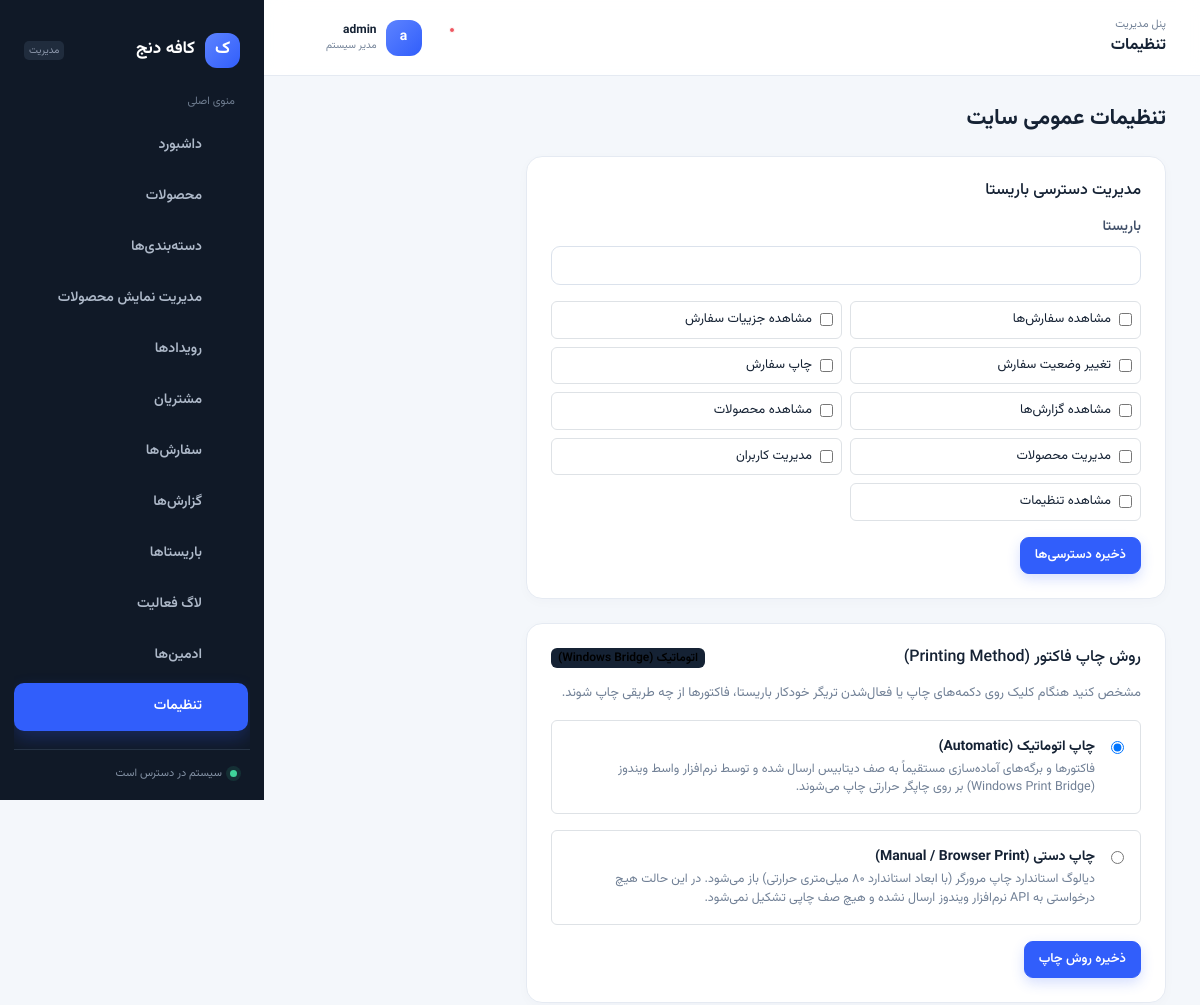
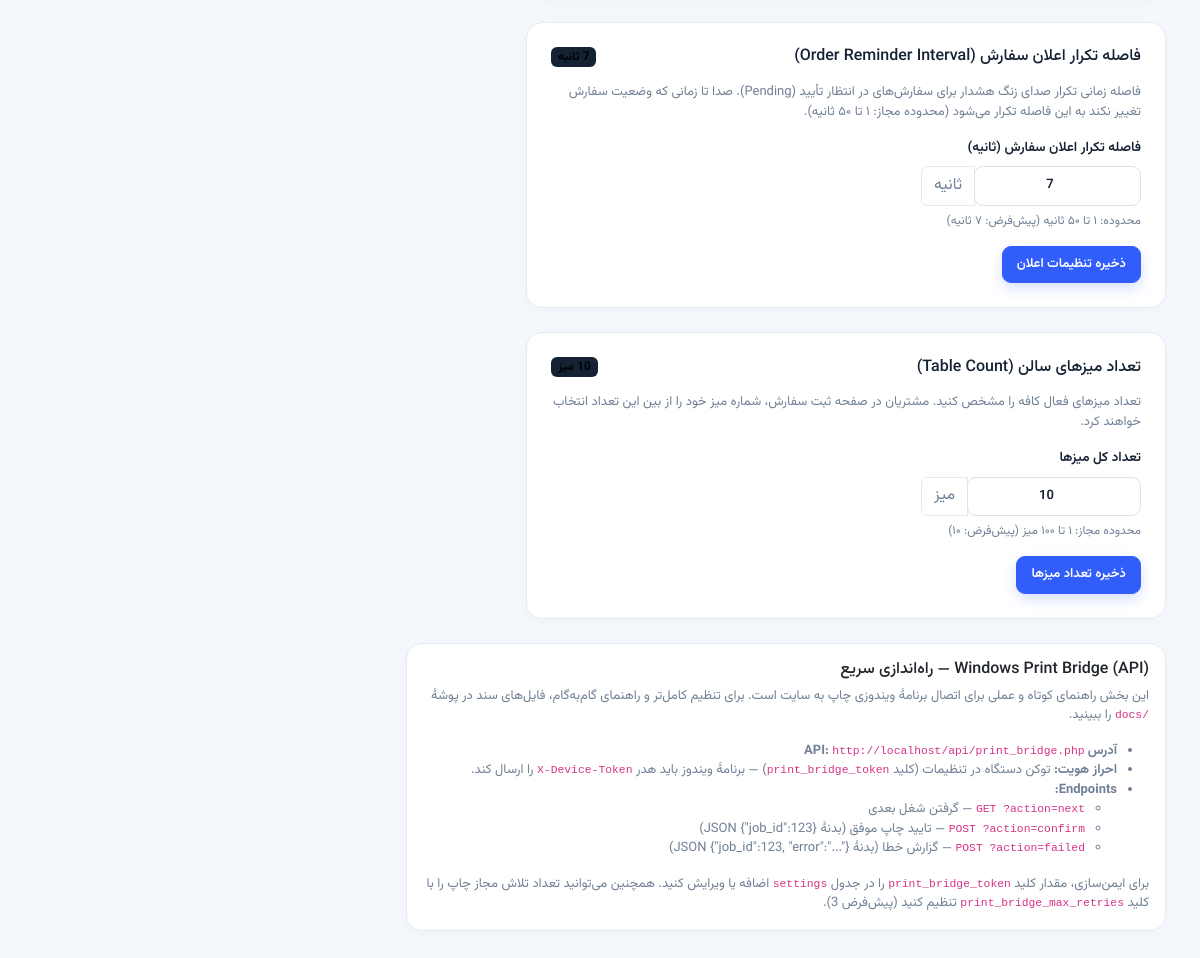
Page /admin/settings.php (signed in) on the committed database (2 pictures, top to bottom).
### tables this page shows
CREATE TABLE IF NOT EXISTS `settings` (
  `setting_key`   VARCHAR(100) NOT NULL PRIMARY KEY,
  `setting_value` VARCHAR(255) NOT NULL
);

### classes/Permission.php (called while the page is built, shortened)
<?php
class Permission
{
    public static function all(): array
    {
        return [
            ['slug' => 'orders.view', 'label' => 'مشاهده سفارش‌ها'],
            ['slug' => 'orders.view_details', 'label' => 'مشاهده جزییات سفارش'],
            ['slug' => 'orders.update_status', 'label' => 'تغییر وضعیت سفارش'],
            ['slug' => 'orders.print', 'label' => 'چاپ سفارش'],
            ['slug' => 'reports.view', 'label' => 'مشاهده گزارش‌ها'],
            ['slug' => 'products.view', 'label' => 'مشاهده محصولات'],
            ['slug' => 'products.manage', 'label' => 'مدیریت محصولات'],
            ['slug' => 'users.manage', 'label' => 'مدیریت کاربران'],
            ['slug' => 'settings.view', 'label' => 'مشاهده تنظیمات'],
        ];
    }
}

### classes/Setting.php (called while the page is built, shortened)
<?php
class Setting
{
    public static function get(string $key, ?string $default = null): ?string
    {
        $pdo = Database::getConnection();
        $stmt = $pdo->prepare('SELECT setting_value FROM settings WHERE setting_key = :key LIMIT 1');
        $stmt->execute(['key' => $key]);
        $value = $stmt->fetchColumn();
        return $value !== false ? (string) $value : $default;
    }
    public static function getInt(string $key, int $default = 0): int
    {
        $value = self::get($key);
        return (int) $value;
    }
}

### public_html/admin/settings.php (the view, shortened to what this page needs)
<?php
require_once __DIR__ . '/../../classes/Setting.php';
require_once __DIR__ . '/../../classes/Permission.php';
$selectedBaristaId = (int) ($_GET['barista_id'] ?? 0);
$selectedPermissions = $selectedBaristaId > 0 ? Permission::getBaristaPermissions($selectedBaristaId) : [];
require __DIR__ . '/../../includes/admin-header.php';
?>
<h4 class="mb-4" style="color:var(--gold-soft);">تنظیمات عمومی سایت</h4>
<div class="card p-4" style="max-width:640px;">
  <h6 class="mb-3" style="color:var(--ivory);">مدیریت دسترسی باریستا</h6>
  <form method="GET" class="mb-3">
    <label class="form-label">باریستا</label>
    <div class="d-flex gap-2 align-items-center flex-wrap">
      <select name="barista_id" class="form-select" onchange="this.form.submit()">
      </select>
    </div>
  </form>
  <form method="POST">
    <div class="row g-2">
      <?php foreach (Permission::all() as $permission): ?>
        <div class="col-12 col-md-6">
          <label class="d-flex align-items-center gap-2 p-2 rounded border" style="border-color:var(--line); background:rgba(255,255,255,0.02);">
            <input type="checkbox" name="permissions[]" value="<?= htmlspecialchars($permission['slug'], ENT_QUOTES, 'UTF-8') ?>" <?= in_array($permission['slug'], $selectedPermissions, true) ? 'checked' : '' ?>>
            <span style="font-size:13px; color:var(--ivory);"><?= htmlspecialchars($permission['label'], ENT_QUOTES, 'UTF-8') ?></span>
          </label>
        </div>
      <?php endforeach; ?>
    </div>
    <div class="mt-3"><button type="submit" class="btn btn-gold btn-sm">ذخیره دسترسی‌ها</button></div>
  </form>
</div>
<div class="card p-4 mt-4" style="max-width:640px;">
  <div class="d-flex align-items-center justify-content-between mb-3">
    <h6 class="mb-0" style="color:var(--ivory);">روش چاپ فاکتور (Printing Method)</h6>
    <?php $currentPrintingMethod = Setting::get('printing_method', 'automatic'); ?>
    <span class="badge" style="background:<?= $currentPrintingMethod === 'automatic' ? 'var(--gold-soft)' : 'var(--blue)' ?>; color:#000; font-size:12px;">
      <?= $currentPrintingMethod === 'automatic' ? 'اتوماتیک (Windows Bridge)' : 'دستی (Browser Print)' ?>
    </span>
  </div>
  <p style="color:var(--muted); font-size:13px; margin-bottom:16px;">
    مشخص کنید هنگام کلیک روی دکمه‌های چاپ یا فعال‌شدن تریگر خودکار باریستا، فاکتورها از چه طریقی چاپ شوند.
  </p>
  <form method="POST">
    <div class="d-flex flex-column gap-3 mb-3">
      <label class="d-flex align-items-start gap-3 p-3 rounded border" style="border-color:<?= $currentPrintingMethod === 'automatic' ? 'var(--gold-soft)' : 'var(--line)' ?>; background:rgba(255,255,255,0.02); cursor:pointer;">
        <input type="radio" name="printing_method" value="automatic" class="mt-1" <?= $currentPrintingMethod === 'automatic' ? 'checked' : '' ?>>
        <div>
          <strong style="color:var(--ivory); font-size:14px; display:block;">چاپ اتوماتیک (Automatic)</strong>
          <div style="font-size:12.5px; color:var(--muted); margin-top:2px;">
            فاکتورها و برگه‌های آماده‌سازی مستقیماً به صف دیتابیس ارسال شده و توسط نرم‌افزار واسط ویندوز (Windows Print Bridge) بر روی چاپگر حرارتی چاپ می‌شوند.
          </div>
        </div>
      </label>
      <label class="d-flex align-items-start gap-3 p-3 rounded border" style="border-color:<?= $currentPrintingMethod === 'manual' ? 'var(--gold-soft)' : 'var(--line)' ?>; background:rgba(255,255,255,0.02); cursor:pointer;">
        <input type="radio" name="printing_method" value="manual" class="mt-1" <?= $currentPrintingMethod === 'manual' ? 'checked' : '' ?>>
        <div>
          <strong style="color:var(--ivory); font-size:14px; display:block;">چاپ دستی (Manual / Browser Print)</strong>
          <div style="font-size:12.5px; color:var(--muted); margin-top:2px;">
            دیالوگ استاندارد چاپ مرورگر (با ابعاد استاندارد ۸۰ میلی‌متری حرارتی) باز می‌شود. در این حالت هیچ درخواستی به API نرم‌افزار ویندوز ارسال نشده و هیچ صف چاپی تشکیل نمی‌شود.
          </div>
        </div>
      </label>
    </div>
    <button type="submit" class="btn btn-gold btn-sm">ذخیره روش چاپ</button>
  </form>
</div>
<div class="card p-4 mt-4" style="max-width:640px;">
  <div class="d-flex align-items-center justify-content-between mb-3">
    <h6 class="mb-0" style="color:var(--ivory);">فاصله تکرار اعلان سفارش (Order Reminder Interval)</h6>
    <?php
      $currentInterval = Setting::getInt('order_reminder_interval', 7);
    ?>
    <span class="badge" style="background:var(--gold-soft); color:#000; font-size:12px;">
      <?= (int) $currentInterval ?> ثانیه
    </span>
  </div>
  <p style="color:var(--muted); font-size:13px; margin-bottom:16px;">
    فاصله زمانی تکرار صدای زنگ هشدار برای سفارش‌های در انتظار تأیید (Pending). صدا تا زمانی که وضعیت سفارش تغییر نکند به این فاصله تکرار می‌شود (محدوده مجاز: ۱ تا ۵۰ ثانیه).
  </p>
  <form method="POST">
    <div class="mb-3">
      <label class="form-label" for="order_reminder_interval" style="color:var(--ivory); font-size:13.5px;">
        فاصله تکرار اعلان سفارش (ثانیه)
      </label>
      <div class="input-group" style="max-width:220px;">
        <input type="number"
               id="order_reminder_interval"
               name="order_reminder_interval"
               class="form-control"
               value="<?= (int) $currentInterval ?>"
               min="1"
               max="50"
               step="1"
               required
               style="background:rgba(255,255,255,0.04); color:var(--ivory); border-color:var(--line); text-align:center; font-weight:600;">
        <span class="input-group-text" style="background:rgba(255,255,255,0.06); color:var(--muted); border-color:var(--line);">ثانیه</span>
      </div>
      <div class="form-text" style="color:var(--muted); font-size:12px; margin-top:6px;">
        محدوده: ۱ تا ۵۰ ثانیه (پیش‌فرض: ۷ ثانیه)
      </div>
    </div>
    <button type="submit" class="btn btn-gold btn-sm">ذخیره تنظیمات اعلان</button>
  </form>
</div>
<div class="card p-4 mt-4" style="max-width:640px;">
  <div class="d-flex align-items-center justify-content-between mb-3">
    <h6 class="mb-0" style="color:var(--ivory);">تعداد میزهای سالن (Table Count)</h6>
    <?php
      $currentTableCount = Setting::getInt('table_count', 10);
    ?>
    <span class="badge" style="background:var(--gold-soft); color:#000; font-size:12px;">
      <?= (int) $currentTableCount ?> میز
    </span>
  </div>
  <p style="color:var(--muted); font-size:13px; margin-bottom:16px;">
    تعداد میزهای فعال کافه را مشخص کنید. مشتریان در صفحه ثبت سفارش، شماره میز خود را از بین این تعداد انتخاب خواهند کرد.
  </p>
  <form method="POST">
    <div class="mb-3">
      <label class="form-label" for="table_count" style="color:var(--ivory); font-size:13.5px;">
        تعداد کل میزها
      </label>
      <div class="input-group" style="max-width:220px;">
        <input type="number"
               id="table_count"
               name="table_count"
               class="form-control"
               value="<?= (int) $currentTableCount ?>"
               min="1"
               max="100"
               step="1"
               required
               style="background:rgba(255,255,255,0.04); color:var(--ivory); border-color:var(--line); text-align:center; font-weight:600;">
        <span class="input-group-text" style="background:rgba(255,255,255,0.06); color:var(--muted); border-color:var(--line);">میز</span>
      </div>
      <div class="form-text" style="color:var(--muted); font-size:12px; margin-top:6px;">
        محدوده مجاز: ۱ تا ۱۰۰ میز (پیش‌فرض: ۱۰)
      </div>
    </div>
    <button type="submit" class="btn btn-gold btn-sm">ذخیره تعداد میزها</button>
  </form>
</div>
<div class="card p-3 mt-4" style="max-width:760px;">
    <h6 class="mb-2">Windows Print Bridge (API) — راه‌اندازی سریع</h6>
    <p style="color:var(--muted);font-size:13px;">این بخش راهنمای کوتاه و عملی برای اتصال برنامهٔ ویندوزی چاپ به سایت است. برای تنظیم کامل‌تر و راهنمای گام‌به‌گام، فایل‌های سند در پوشهٔ <code>/docs</code> را ببینید.</p>
    <ul style="font-size:13px;color:var(--muted);">
      <li><strong>آدرس API:</strong> <code><?= htmlspecialchars((isset($_SERVER['HTTPS'])? 'https':'http') . '://' . ($_SERVER['HTTP_HOST'] ?? 'your-site') . '/api/print_bridge.php', ENT_QUOTES, 'UTF-8') ?></code></li>
      <li><strong>احراز هویت:</strong> توکن دستگاه در تنظیمات (کلید <code>print_bridge_token</code>) — برنامهٔ ویندوز باید هدر <code>X-Device-Token</code> را ارسال کند.</li>
      <li><strong>Endpoints:</strong>
        <ul>
          <li><code>GET ?action=next</code> — گرفتن شغل بعدی</li>
          <li><code>POST ?action=confirm</code> — تایید چاپ موفق (بدنهٔ JSON {"job_id":123})</li>
          <li><code>POST ?action=failed</code> — گزارش خطا (بدنهٔ JSON {"job_id":123, "error":"..."})</li>
        </ul>
      </li>
    </ul>
    <div style="font-size:13px;color:var(--muted);">برای ایمن‌سازی، مقدار کلید <code>print_bridge_token</code> را در جدول <code>settings</code> اضافه یا ویرایش کنید. همچنین می‌توانید تعداد تلاش مجاز چاپ را با کلید <code>print_bridge_max_retries</code> تنظیم کنید (پیش‌فرض 3).</div>
</div>
<?php require __DIR__ . '/../../includes/admin-footer.php'; ?>

### public_html/assets/css/admin.css (style rules this page uses)
:root { --ink:#152234;--ink-muted:#718096;--canvas:#f4f7fb;--surface:#fff;--line:#e5eaf2;--primary:#315efb;--primary-dark:#2449ca;--primary-soft:#edf1ff;--green:#1b9c72;--green-soft:#e8f8f1;--red:#d9525e;--red-soft:#fff0f1;--shadow:0 12px 35px rgba(25,45,80,.08);--sidebar:264px;--radius:16px }
* { box-sizing:border-box }
.admin-body { margin:0;background:var(--canvas);color:var(--ink);font-family:Vazirmatn,Tahoma,sans-serif;font-size:14px;min-width:320px }
.admin-main h4 { font-size:22px!important;font-weight:700 }
.admin-main .card,.stat-card { border:1px solid var(--line)!important;background:var(--surface)!important;border-radius:var(--radius)!important;box-shadow:0 3px 12px rgba(28,47,81,.025) }
.btn { border-radius:9px;padding:8px 14px;font-size:13px;font-weight:600;transition:transform .15s,box-shadow .18s,background .18s!important }
.btn-gold { background:var(--primary)!important;border-color:var(--primary)!important;color:#fff!important;box-shadow:0 5px 13px rgba(49,94,251,.2) }
.form-control,.form-select { border:1px solid #dbe2ec!important;border-radius:9px!important;padding:9px 12px!important;background:#fff!important;color:var(--ink)!important;font-size:13px }
.form-label { font-weight:600;color:#415069 }
.badge { border-radius:6px!important;padding:4px 7px!important;font-weight:600 }
:root { --gold:var(--primary);--gold-soft:var(--ink);--ivory:var(--ink);--muted:var(--ink-muted);--bg:var(--canvas);--surface-2:#f5f7fb }

### rows in the picture
settings: setting_value "☑ چاپ اتوماتیک (Automatic) فاکتو", setting_value "☐ چاپ دستی (Manual / Browser Pri"
settings: order_reminder_interval "7"
settings: table_count "10"

### other values in the picture
$item['label'] "داشبورد"
$item['label'] "محصولات"
$item['label'] "دسته‌بندی‌ها"
$item['label'] "مدیریت نمایش محصولات"
$item['label'] "رویدادها"
$item['label'] "مشتریان"
$item['label'] "سفارش‌ها"
$item['label'] "گزارش‌ها"
$item['label'] "باریستاها"
$item['label'] "لاگ فعالیت"
$item['label'] "ادمین‌ها"
$item['label'] "تنظیمات"
$pageTitle "تنظیمات"
Auth::username() "admin"
$permission['label'] "مشاهده سفارش‌ها"
